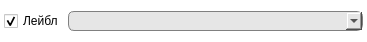
<?xml version="1.0" encoding="UTF-8"?>
<ui version="4.0">
 <class>IssoCheckableSelectionPanel</class>
 <widget class="QWidget" name="IssoCheckableSelectionPanel">
  <property name="enabled">
   <bool>true</bool>
  </property>
  <property name="geometry">
   <rect>
    <x>0</x>
    <y>0</y>
    <width>367</width>
    <height>42</height>
   </rect>
  </property>
  <property name="windowTitle">
   <string>Form</string>
  </property>
  <property name="styleSheet">
   <string notr="true">QWidget
{
	background-color: rgb(255, 255, 255);
	font-size: 9pt;
}

QComboBox
{
	background-color: rgb(230, 230, 230);
	border-radius: 6px;
	border: 1px solid gray;
	min-width: 120px;
	min-height: 18px;
}</string>
  </property>
  <layout class="QHBoxLayout" name="horizontalLayout">
   <property name="spacing">
    <number>4</number>
   </property>
   <property name="leftMargin">
    <number>4</number>
   </property>
   <property name="topMargin">
    <number>4</number>
   </property>
   <property name="rightMargin">
    <number>4</number>
   </property>
   <property name="bottomMargin">
    <number>4</number>
   </property>
   <item>
    <widget class="QCheckBox" name="chkLabel">
     <property name="enabled">
      <bool>true</bool>
     </property>
     <property name="text">
      <string>Лейбл</string>
     </property>
     <property name="checked">
      <bool>true</bool>
     </property>
    </widget>
   </item>
   <item>
    <widget class="QComboBox" name="cbItemName">
     <property name="sizePolicy">
      <sizepolicy hsizetype="MinimumExpanding" vsizetype="Fixed">
       <horstretch>0</horstretch>
       <verstretch>0</verstretch>
      </sizepolicy>
     </property>
    </widget>
   </item>
  </layout>
 </widget>
 <resources/>
 <connections/>
</ui>
